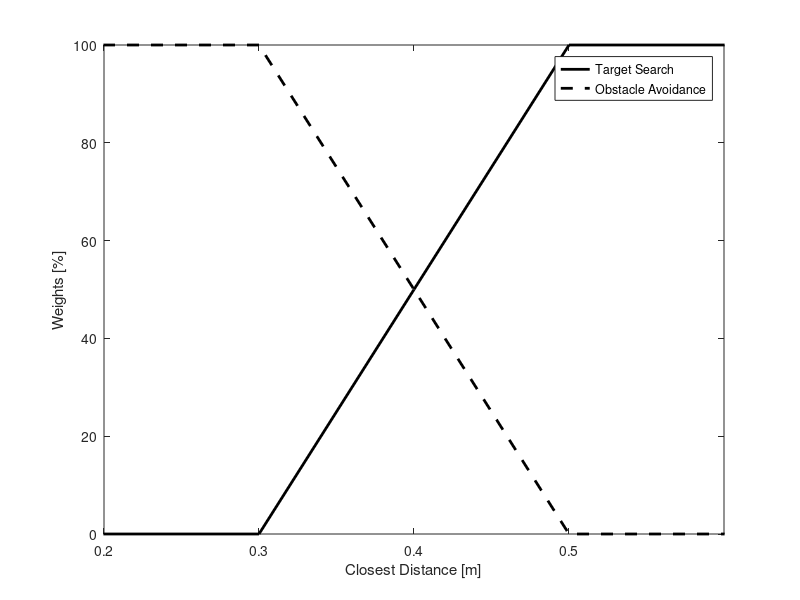

This figure's MATLAB source:
clear
clc
close all
figure (1)

% subplot(1,2,1);
% 
% closest = [0:0.1:6];
%  linear_velocity = interp1([20000 5 0],[6 6 0.3],closest);
%  plot(closest,linear_velocity,'k-','LineWidth',2)
% xlabel('Closest Distance [m]')
% ylabel('Linear Velocity [ms^{-1}]')
% ylim([0 7])
% title('(a)')
% 
% subplot(1,2,2);
% 
% linear_velocity = [0:0.1:6];
%  angular_vel = interp1([0 5.71 10],[666 0 0],linear_velocity);
%  if angular_vel<0;angular_vel=0;end
%  plot(linear_velocity,angular_vel,'k-','LineWidth',2)
% xlabel('Linear Velocity [m/s^{-1}]')
% ylabel('Maximum Angular Velocity [degree/s]')
% title('(b)')



x1 = [0:0.1:1];
y1 = interp1([0 0.3 0.5 10],[0 0 100 100],x1);
plot(x1,y1,'k-','LineWidth',2)
hold on
y2 = interp1([0 0.3 0.5 10],[100 100 0 0],x1);
plot(x1,y2,'k--','LineWidth',2)
hold on
xlim([0.2 0.6])
xlabel('Closest Distance [m]')
ylabel('Weights [%]')
a=legend('Target Search','Obstacle Avoidance')
legend(a,'Location','best') 